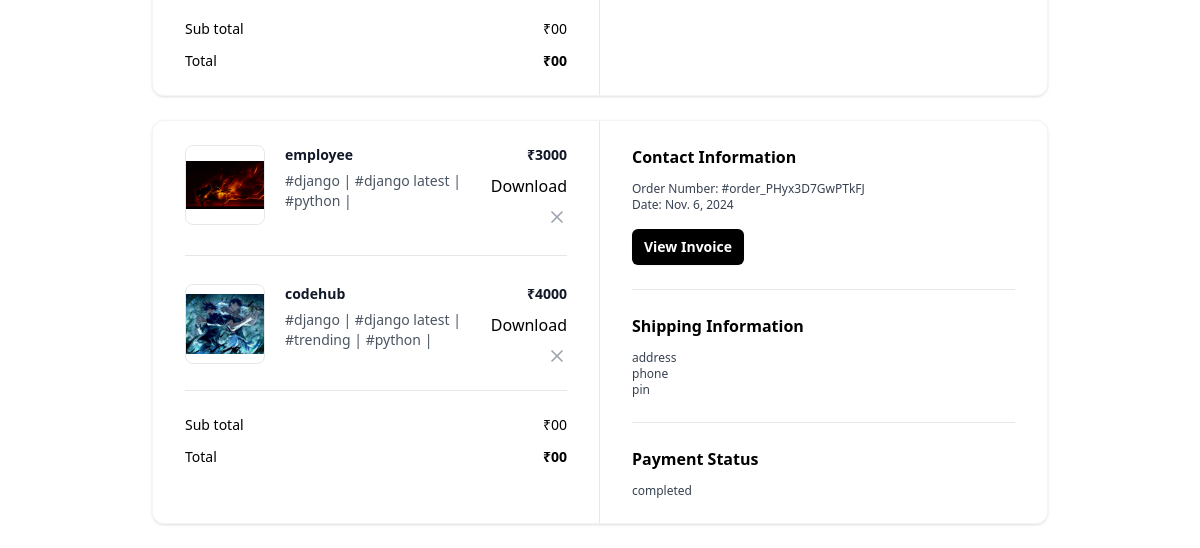
The app's page /orders/all/ (signed in, lower part), older data.
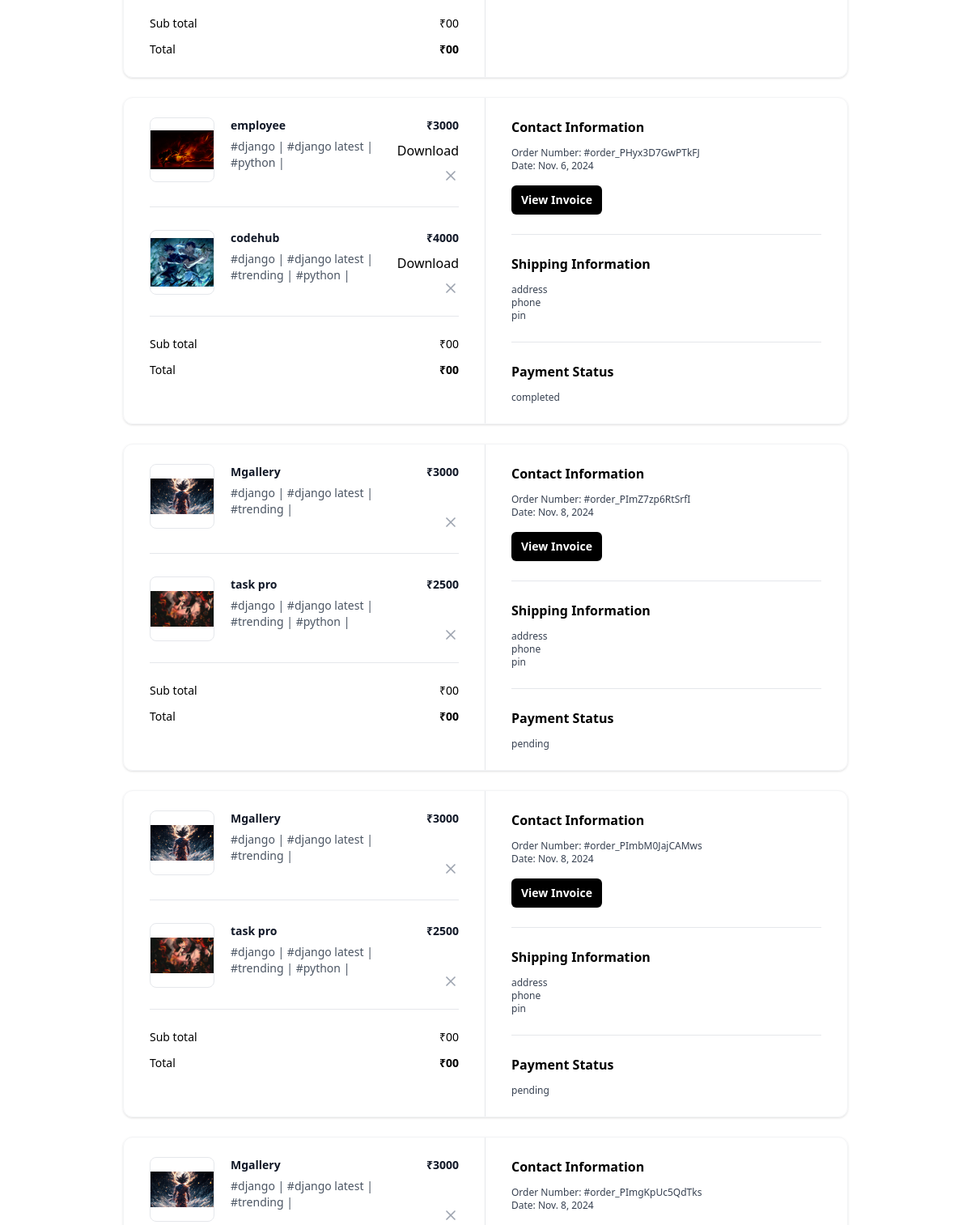
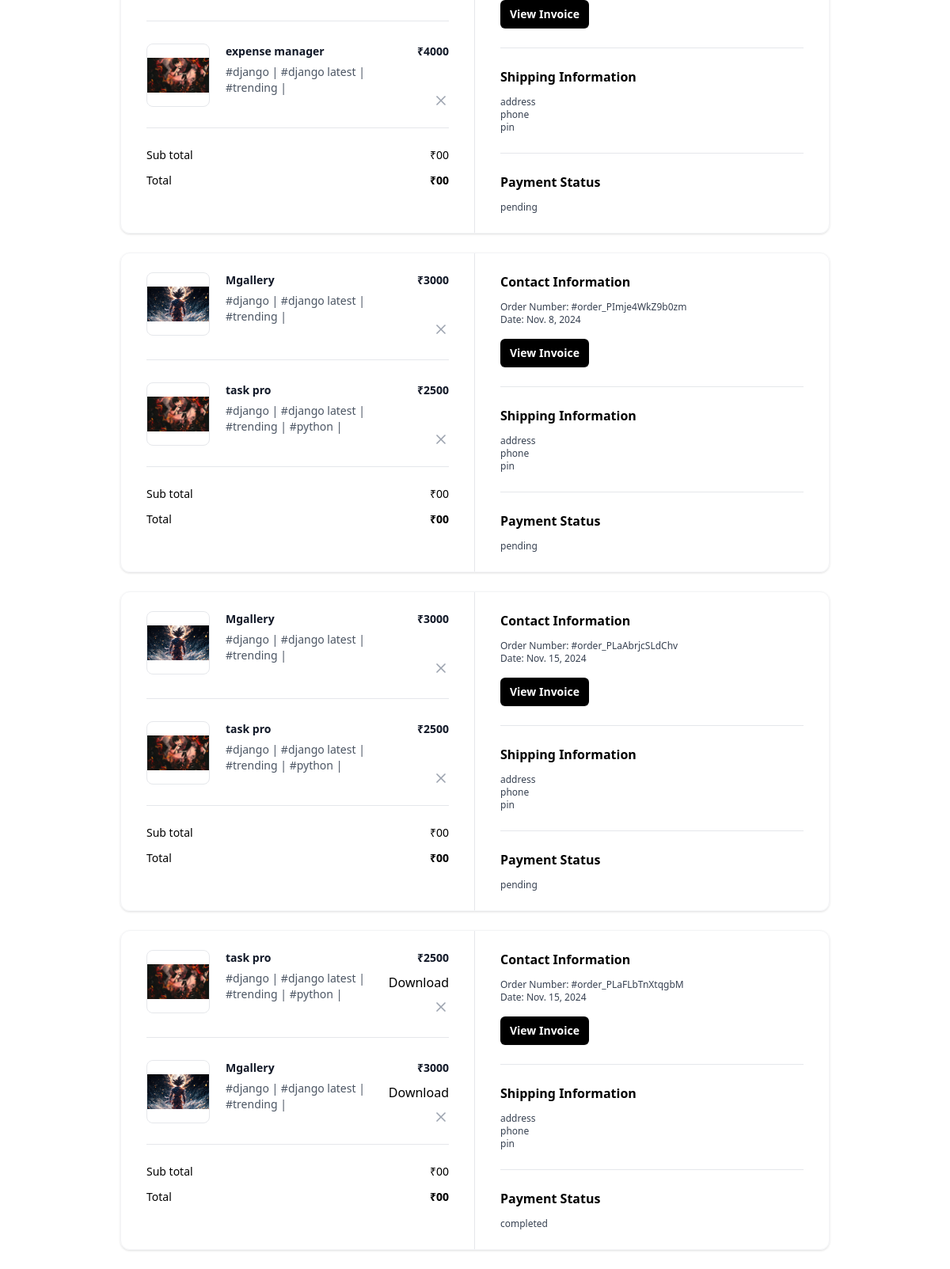
The same page, newer data (2 pictures, top to bottom).
### store/models.py (models this page shows, shortened)
class BaseModel(models.Model):
    created_date=models.DateTimeField(auto_now_add=True)
    updated_date=models.DateTimeField(auto_now=True)
    is_active=models.BooleanField(default=True)

class Order(BaseModel):
    wishlist_item_objects=models.ManyToManyField(WishListItem)
    is_paid=models.BooleanField(default=False)
    order_id=models.CharField(max_length=200,null=True)
    customer=models.ForeignKey(User,on_delete=models.CASCADE,null=True)

class WishListItem(BaseModel):
    wishlist_object=models.ForeignKey(WishList,on_delete=models.CASCADE,related_name="basket_item")
    project_object=models.ForeignKey(Project,on_delete=models.CASCADE)
    is_order_placed=models.BooleanField(default=False)

class Project(BaseModel):
    title=models.CharField(max_length=200)
    description=models.TextField()
    preview_image=models.ImageField(upload_to="previewimages",null=True,blank=True)
    price=models.PositiveIntegerField()
    developer=models.ForeignKey(User,on_delete=models.CASCADE)
    files=models.FileField(upload_to="projects",null=True,blank=True)
    tag_objects=models.ManyToManyField(Tag,null=True)
    thumbnail=EmbedVideoField()

class Tag(BaseModel):
    title=models.CharField(max_length=200)

class BaseModel(models.Model):
    created_date=models.DateTimeField(auto_now_add=True)
    updated_date=models.DateTimeField(auto_now=True)
    is_active=models.BooleanField(default=True)

### store/views.py (the view)
# urls.py: path('orders/all/',views.MyordersView.as_view(),name='orders'),
@method_decorator(decs,name="dispatch")
class MyordersView(View):
    template_name="myorders.html"
    def get(self,request,*args,**kwargs):
        qs=Order.objects.filter(customer=request.user)
        return render(request,self.template_name,{"data":qs})

### store/context_processors.py (called while the page is built)
def wishlist_item_count(request):
    count=0
    if request.user.is_authenticated:
        count=request.user.basket.basket_item.filter(is_order_placed=False).count()
    return{"cartitem_count":count}

### store/templates/myorders.html (shortened to what this page needs)
{%extends 'base.html'%}
{%block main_block%}
{%for o in data%}
<div class="mx-auto my-4 max-w-4xl md:my-6">
    <div class="overflow-hidden rounded-xl border border-gray-100 shadow">
      <div class="grid grid-cols-1 md:grid-cols-2">
        <div class="px-5 py-6 md:border-r md:border-r-gray-200 md:px-8">
          <div class="flow-root">
            <ul class="-my-7 divide-y divide-gray-200">
              {%for wi in o.wishlist_item_objects.all%}
              <li class="flex items-stretch justify-between space-x-5 py-7">
                <div class="flex flex-1 items-stretch">
                  <div class="flex-shrink-0">
                    <img
                      class="h-20 w-20 rounded-lg border border-gray-200 object-contain"
                      src="{{wi.project_object.preview_image.url}}"
                      alt="https://static.nike.com/a/images/c_limit,w_592,f_auto/t_product_v1/54a510de-a406-41b2-8d62-7f8c587c9a7e/air-force-1-07-lv8-shoes-9KwrSk.png"
                    />
                  </div>
                  <div class="ml-5 flex flex-col justify-between">
                    <div class="flex-1">
                      <p class="text-sm font-bold text-gray-900">
                       {{wi.project_object.title}}
                      </p>
                      <p class="mt-1.5 text-sm font-medium text-gray-600">
                       {%for t in wi.project_object.tag_objects.all%}
                       #{{t.title}} |
                       {%endfor%}
                      </p>
                    </div>
                  </div>
                </div>
                <div class="ml-auto flex flex-col items-end justify-between">
                  <p class="text-right text-sm font-bold text-gray-900">
                    ₹{{wi.project_object.price}}
                  </p>
                  {%if o.is_paid%}
                  {%if wi.project_object.files%}
                  <a href="{{wi.project_object.files.url}}" download>Download</a>
                  {%endif%}
                  {%endif%}
                  <button
                    type="button"
                    class="-m-2 inline-flex rounded p-2 text-gray-400 transition-all duration-200 hover:text-gray-900 focus:outline-none focus:ring-2 focus:ring-gray-900 focus:ring-offset-2"
                  >
                    <svg
                      xmlns="http://www.w3.org/2000/svg"
                      width="24"
                      height="24"
                      viewBox="0 0 24 24"
                      fill="none"
                      stroke="currentColor"
                      stroke-width="2"
                      stroke-linecap="round"
                      stroke-linejoin="round"
                      class="h-5 w-5"
                    >
                      <line x1="18" y1="6" x2="6" y2="18"></line>
                      <line x1="6" y1="6" x2="18" y2="18"></line>
                    </svg>
                  </button>
                </div>
              </li>
              {%endfor%}
            </ul>
            <hr class="mt-6 border-gray-200" />
            <ul class="mt-6 space-y-3">
              <li class="flex items-center justify-between">
                <p class="text-sm font-medium">Sub total</p>
                <p class="text-sm font-medium">₹00</p>
              </li>
              <li class="flex items-center justify-between">
                <p class="text-sm font-medium ">Total</p>
                <p class="text-sm font-bold ">₹00</p>
              </li>
            </ul>
          </div>
        </div>
        <div class="px-5 py-6 md:px-8">
          <div class="flow-root">
            <div class="-my-6 divide-y divide-gray-200">
              <div class="py-6">
                <h2 class="text-base font-bold text-black">
                  Contact Information
                </h2>
                <p class="fontmedium mt-3 text-xs text-gray-700">
                  Order Number: #{{o.order_id}}
                </p>
                <p class="text-xs font-medium text-gray-700">
                  Date: {{o.created_date|date}}
                </p>
                <button
                  type="button"
                  class="mt-4 rounded-md bg-black px-3 py-2 text-sm font-semibold text-white shadow-sm hover:bg-black/80 focus-visible:outline focus-visible:outline-2 focus-visible:outline-offset-2 focus-visible:outline-black"
                >
                  View Invoice
                </button>
              </div>
              <div class="py-6">
                <h2 class="mb-2 text-base font-bold text-black">
                  Shipping Information
                </h2>
                <p class="mt-3 text-xs font-medium text-gray-700">address</p>
                <p class="text-xs font-medium text-gray-700">
               phone
                </p>
                <p class="text-xs font-medium text-gray-700">pin</p>
              </div>
              <div class="py-6">
                <h2 class="text-base font-bold text-black">
                  Payment Status
                </h2>
                <p class="mt-3 text-xs font-medium text-gray-700">
                  {%if o.is_paid%}
                        completed
                  {%else%}
                    pending
                  {%endif%}
                </p>
              </div>
            </div>
          </div>
        </div>
      </div>
    </div>
  </div>
{%endfor%}
{%endblock%}

### store/templates/base.html (shortened to what this page needs)
<!DOCTYPE html>
<html lang="en">
<head>
    <script src="https://cdn.tailwindcss.com"></script>
</head>
<body>
     {%block main_block%}
     {%endblock%}
</body>
</html>

Row changes from the older to the newer data that the page shows:
added Order: order_id "order_PImZ7zp6RtSrfI", created_date "Nov. 8, 2024", is_paid "pending", Tag (title "django"), Tag (title "django latest"), Tag (title "trending"), Tag (title "python")
added WishListItem: project_object.preview_image (picture), project_object "Mgallery", project_object.price "3000", Tag (title "django"), Tag (title "django latest"), Tag (title "trending"), shown under "order_PImZ7zp6RtSrfI"
added WishListItem: project_object.preview_image (picture), project_object "task pro", project_object.price "2500", Tag (title "django"), Tag (title "django latest"), Tag (title "trending"), Tag (title "python"), shown under "order_PImZ7zp6RtSrfI"
added Order: order_id "order_PImbM0JajCAMws", created_date "Nov. 8, 2024", is_paid "pending", Tag (title "django"), Tag (title "django latest"), Tag (title "trending"), Tag (title "python")
added WishListItem: project_object.preview_image (picture), project_object "Mgallery", project_object.price "3000", Tag (title "django"), Tag (title "django latest"), Tag (title "trending"), shown under "order_PImbM0JajCAMws"
added WishListItem: project_object.preview_image (picture), project_object "task pro", project_object.price "2500", Tag (title "django"), Tag (title "django latest"), Tag (title "trending"), Tag (title "python"), shown under "order_PImbM0JajCAMws"
added Order: order_id "order_PImgKpUc5QdTks", created_date "Nov. 8, 2024", is_paid "pending", Tag (title "django"), Tag (title "django latest"), Tag (title "trending")
added WishListItem: project_object.preview_image (picture), project_object "Mgallery", project_object.price "3000", Tag (title "django"), Tag (title "django latest"), Tag (title "trending"), shown under "order_PImgKpUc5QdTks"
added WishListItem: project_object.preview_image (picture), project_object "expense manager", project_object.price "4000", Tag (title "django"), Tag (title "django latest"), Tag (title "trending"), shown under "order_PImgKpUc5QdTks"
added Order: order_id "order_PImje4WkZ9b0zm", created_date "Nov. 8, 2024", is_paid "pending", Tag (title "django"), Tag (title "django latest"), Tag (title "trending"), Tag (title "python")
added WishListItem: project_object.preview_image (picture), project_object "Mgallery", project_object.price "3000", Tag (title "django"), Tag (title "django latest"), Tag (title "trending"), shown under "order_PImje4WkZ9b0zm"
added WishListItem: project_object.preview_image (picture), project_object "task pro", project_object.price "2500", Tag (title "django"), Tag (title "django latest"), Tag (title "trending"), Tag (title "python"), shown under "order_PImje4WkZ9b0zm"
added Order: order_id "order_PLaAbrjcSLdChv", created_date "Nov. 15, 2024", is_paid "pending", Tag (title "django"), Tag (title "django latest"), Tag (title "trending"), Tag (title "python")
added WishListItem: project_object.preview_image (picture), project_object "Mgallery", project_object.price "3000", Tag (title "django"), Tag (title "django latest"), Tag (title "trending"), shown under "order_PLaAbrjcSLdChv"
added WishListItem: project_object.preview_image (picture), project_object "task pro", project_object.price "2500", Tag (title "django"), Tag (title "django latest"), Tag (title "trending"), Tag (title "python"), shown under "order_PLaAbrjcSLdChv"
added Order: order_id "order_PLaFLbTnXtqgbM", created_date "Nov. 15, 2024", is_paid "completed", Tag (title "django"), Tag (title "django latest"), Tag (title "trending"), Tag (title "python")
added WishListItem: project_object.preview_image (picture), project_object "task pro", project_object.price "2500", Tag (title "django"), Tag (title "django latest"), Tag (title "trending"), Tag (title "python"), shown under "order_PLaFLbTnXtqgbM"
added WishListItem: project_object.preview_image (picture), project_object "Mgallery", project_object.price "3000", Tag (title "django"), Tag (title "django latest"), Tag (title "trending"), shown under "order_PLaFLbTnXtqgbM"
